Frame 1 (no input): blank canvas, image omitted
Frame 60 (the mouse pressed at the canvas centre just before this capture): blank canvas, image omitted
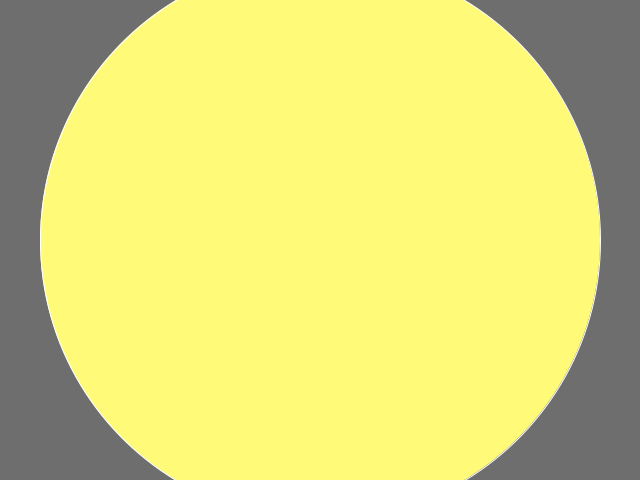
Frame 120 (the mouse held since frame 60 and released just before this capture)

The Processing sketch whose frames 1 and 60 were blank and that drew this single picture after the mouse press (run headless with seeded random() and noise(); from frame 60 on, the mouse is pressed at the canvas centre):

// Processing sketch: processing_127961
// ── processing_127961.pde

void setup() {
  size(640, 480);
  background(110);
}

void draw() {
  if(mousePressed) {
  fill(mouseX-pmouseY+15, mouseY-pmouseX+10, mouseX/4+40);
  variableEllipse(mouseX, mouseY, pmouseX, pmouseY);
  }
  if(keyPressed) {
    background(110);
  }
}

void variableEllipse(int x, int y, int px, int py) {
  float speed = abs(x-px) + abs(y-py);
  stroke(speed);
  ellipse(x, y, speed, speed);
}
